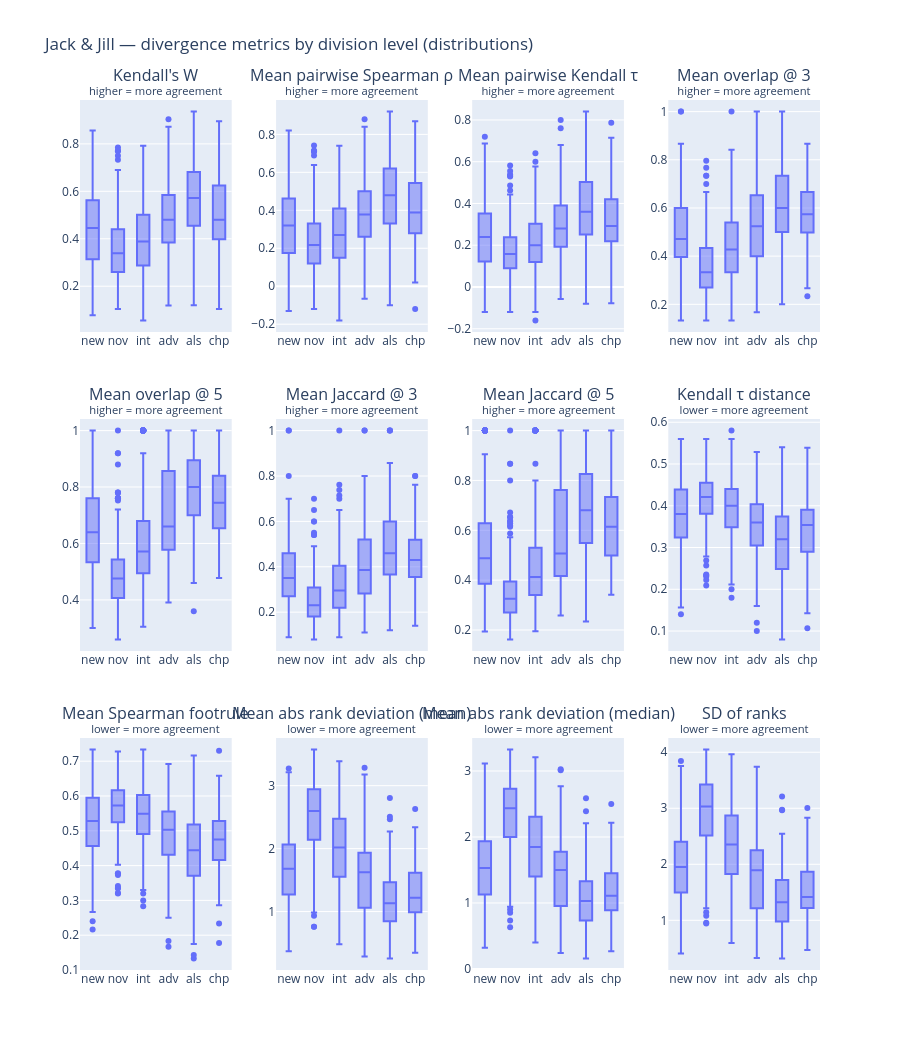

Source (notebook cell):
### Code cell
box_fig("Jack & Jill").show()

### Figure 1 — Plotly figure (JSON) as saved in the notebook; plotly's stock layout.template omitted (floating-point values rounded to 4 significant figures; data arrays with more than 128 entries replaced by an {"elided": "..."} marker saying what was removed)
{"data": [{"marker": {"color": "#636EFA"}, "showlegend": false, "type": "box", "x": {"elided": "1234 str values"}, "xaxis": "x", "y": {"elided": "1234 float values"}, "yaxis": "y"}, {"marker": {"color": "#636EFA"}, "showlegend": false, "type": "box", "x": {"elided": "1234 str values"}, "xaxis": "x2", "y": {"elided": "1234 float values"}, "yaxis": "y2"}, {"marker": {"color": "#636EFA"}, "showlegend": false, "type": "box", "x": {"elided": "1234 str values"}, "xaxis": "x3", "y": {"elided": "1234 float values"}, "yaxis": "y3"}, {"marker": {"color": "#636EFA"}, "showlegend": false, "type": "box", "x": {"elided": "1234 str values"}, "xaxis": "x4", "y": {"elided": "1234 float values"}, "yaxis": "y4"}, {"marker": {"color": "#636EFA"}, "showlegend": false, "type": "box", "x": {"elided": "1234 str values"}, "xaxis": "x5", "y": {"elided": "1234 float values"}, "yaxis": "y5"}, {"marker": {"color": "#636EFA"}, "showlegend": false, "type": "box", "x": {"elided": "1234 str values"}, "xaxis": "x6", "y": {"elided": "1234 float values"}, "yaxis": "y6"}, {"marker": {"color": "#636EFA"}, "showlegend": false, "type": "box", "x": {"elided": "1234 str values"}, "xaxis": "x7", "y": {"elided": "1234 float values"}, "yaxis": "y7"}, {"marker": {"color": "#636EFA"}, "showlegend": false, "type": "box", "x": {"elided": "1234 str values"}, "xaxis": "x8", "y": {"elided": "1234 float values"}, "yaxis": "y8"}, {"marker": {"color": "#636EFA"}, "showlegend": false, "type": "box", "x": {"elided": "1234 str values"}, "xaxis": "x9", "y": {"elided": "1234 float values"}, "yaxis": "y9"}, {"marker": {"color": "#636EFA"}, "showlegend": false, "type": "box", "x": {"elided": "1234 str values"}, "xaxis": "x10", "y": {"elided": "1234 float values"}, "yaxis": "y10"}, {"marker": {"color": "#636EFA"}, "showlegend": false, "type": "box", "x": {"elided": "1234 str values"}, "xaxis": "x11", "y": {"elided": "1234 float values"}, "yaxis": "y11"}, {"marker": {"color": "#636EFA"}, "showlegend": false, "type": "box", "x": {"elided": "1234 str values"}, "xaxis": "x12", "y": {"elided": "1234 float values"}, "yaxis": "y12"}], "layout": {"annotations": [{"font": {"size": 16}, "showarrow": false, "text": "Kendall's W<br><sup>higher = more agreement</sup>", "x": 0.1025, "xanchor": "center", "xref": "paper", "y": 1, "yanchor": "bottom", "yref": "paper"}, {"font": {"size": 16}, "showarrow": false, "text": "Mean pairwise Spearman ρ<br><sup>higher = more agreement</sup>", "x": 0.3675, "xanchor": "center", "xref": "paper", "y": 1, "yanchor": "bottom", "yref": "paper"}, {"font": {"size": 16}, "showarrow": false, "text": "Mean pairwise Kendall τ<br><sup>higher = more agreement</sup>", "x": 0.6325, "xanchor": "center", "xref": "paper", "y": 1, "yanchor": "bottom", "yref": "paper"}, {"font": {"size": 16}, "showarrow": false, "text": "Mean overlap @ 3<br><sup>higher = more agreement</sup>", "x": 0.8975, "xanchor": "center", "xref": "paper", "y": 1, "yanchor": "bottom", "yref": "paper"}, {"font": {"size": 16}, "showarrow": false, "text": "Mean overlap @ 5<br><sup>higher = more agreement</sup>", "x": 0.1025, "xanchor": "center", "xref": "paper", "y": 0.6333, "yanchor": "bottom", "yref": "paper"}, {"font": {"size": 16}, "showarrow": false, "text": "Mean Jaccard @ 3<br><sup>higher = more agreement</sup>", "x": 0.3675, "xanchor": "center", "xref": "paper", "y": 0.6333, "yanchor": "bottom", "yref": "paper"}, {"font": {"size": 16}, "showarrow": false, "text": "Mean Jaccard @ 5<br><sup>higher = more agreement</sup>", "x": 0.6325, "xanchor": "center", "xref": "paper", "y": 0.6333, "yanchor": "bottom", "yref": "paper"}, {"font": {"size": 16}, "showarrow": false, "text": "Kendall τ distance<br><sup>lower = more agreement</sup>", "x": 0.8975, "xanchor": "center", "xref": "paper", "y": 0.6333, "yanchor": "bottom", "yref": "paper"}, {"font": {"size": 16}, "showarrow": false, "text": "Mean Spearman footrule<br><sup>lower = more agreement</sup>", "x": 0.1025, "xanchor": "center", "xref": "paper", "y": 0.2667, "yanchor": "bottom", "yref": "paper"}, {"font": {"size": 16}, "showarrow": false, "text": "Mean abs rank deviation (mean)<br><sup>lower = more agreement</sup>", "x": 0.3675, "xanchor": "center", "xref": "paper", "y": 0.2667, "yanchor": "bottom", "yref": "paper"}, {"font": {"size": 16}, "showarrow": false, "text": "Mean abs rank deviation (median)<br><sup>lower = more agreement</sup>", "x": 0.6325, "xanchor": "center", "xref": "paper", "y": 0.2667, "yanchor": "bottom", "yref": "paper"}, {"font": {"size": 16}, "showarrow": false, "text": "SD of ranks<br><sup>lower = more agreement</sup>", "x": 0.8975, "xanchor": "center", "xref": "paper", "y": 0.2667, "yanchor": "bottom", "yref": "paper"}], "height": 1050, "title": {"text": "Jack & Jill — divergence metrics by division level (distributions)"}, "xaxis": {"anchor": "y", "categoryarray": ["new", "nov", "int", "adv", "als", "chp"], "categoryorder": "array", "domain": [0, 0.205]}, "xaxis10": {"anchor": "y10", "categoryarray": ["new", "nov", "int", "adv", "als", "chp"], "categoryorder": "array", "domain": [0.265, 0.47]}, "xaxis11": {"anchor": "y11", "categoryarray": ["new", "nov", "int", "adv", "als", "chp"], "categoryorder": "array", "domain": [0.53, 0.735]}, "xaxis12": {"anchor": "y12", "categoryarray": ["new", "nov", "int", "adv", "als", "chp"], "categoryorder": "array", "domain": [0.795, 1]}, "xaxis2": {"anchor": "y2", "categoryarray": ["new", "nov", "int", "adv", "als", "chp"], "categoryorder": "array", "domain": [0.265, 0.47]}, "xaxis3": {"anchor": "y3", "categoryarray": ["new", "nov", "int", "adv", "als", "chp"], "categoryorder": "array", "domain": [0.53, 0.735]}, "xaxis4": {"anchor": "y4", "categoryarray": ["new", "nov", "int", "adv", "als", "chp"], "categoryorder": "array", "domain": [0.795, 1]}, "xaxis5": {"anchor": "y5", "categoryarray": ["new", "nov", "int", "adv", "als", "chp"], "categoryorder": "array", "domain": [0, 0.205]}, "xaxis6": {"anchor": "y6", "categoryarray": ["new", "nov", "int", "adv", "als", "chp"], "categoryorder": "array", "domain": [0.265, 0.47]}, "xaxis7": {"anchor": "y7", "categoryarray": ["new", "nov", "int", "adv", "als", "chp"], "categoryorder": "array", "domain": [0.53, 0.735]}, "xaxis8": {"anchor": "y8", "categoryarray": ["new", "nov", "int", "adv", "als", "chp"], "categoryorder": "array", "domain": [0.795, 1]}, "xaxis9": {"anchor": "y9", "categoryarray": ["new", "nov", "int", "adv", "als", "chp"], "categoryorder": "array", "domain": [0, 0.205]}, "yaxis": {"anchor": "x", "domain": [0.7333, 1]}, "yaxis10": {"anchor": "x10", "domain": [0, 0.2667]}, "yaxis11": {"anchor": "x11", "domain": [0, 0.2667]}, "yaxis12": {"anchor": "x12", "domain": [0, 0.2667]}, "yaxis2": {"anchor": "x2", "domain": [0.7333, 1]}, "yaxis3": {"anchor": "x3", "domain": [0.7333, 1]}, "yaxis4": {"anchor": "x4", "domain": [0.7333, 1]}, "yaxis5": {"anchor": "x5", "domain": [0.3667, 0.6333]}, "yaxis6": {"anchor": "x6", "domain": [0.3667, 0.6333]}, "yaxis7": {"anchor": "x7", "domain": [0.3667, 0.6333]}, "yaxis8": {"anchor": "x8", "domain": [0.3667, 0.6333]}, "yaxis9": {"anchor": "x9", "domain": [0, 0.2667]}}}
